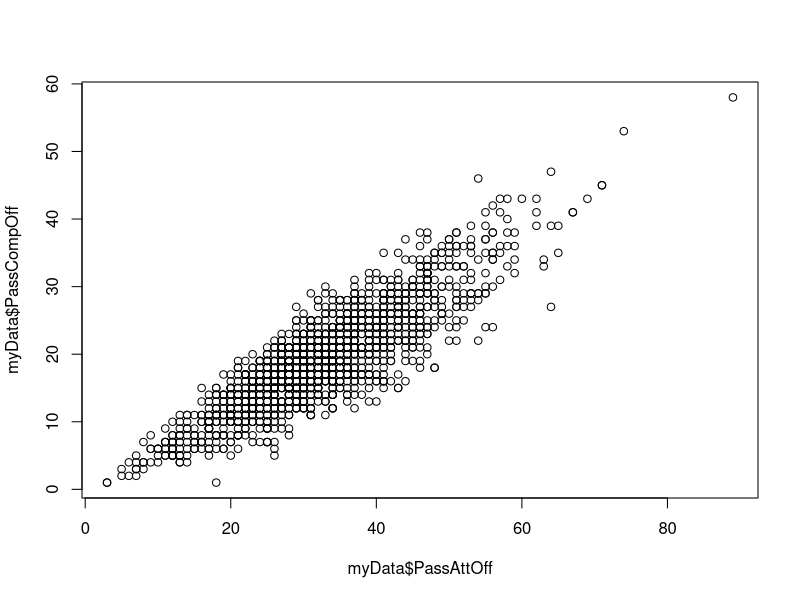
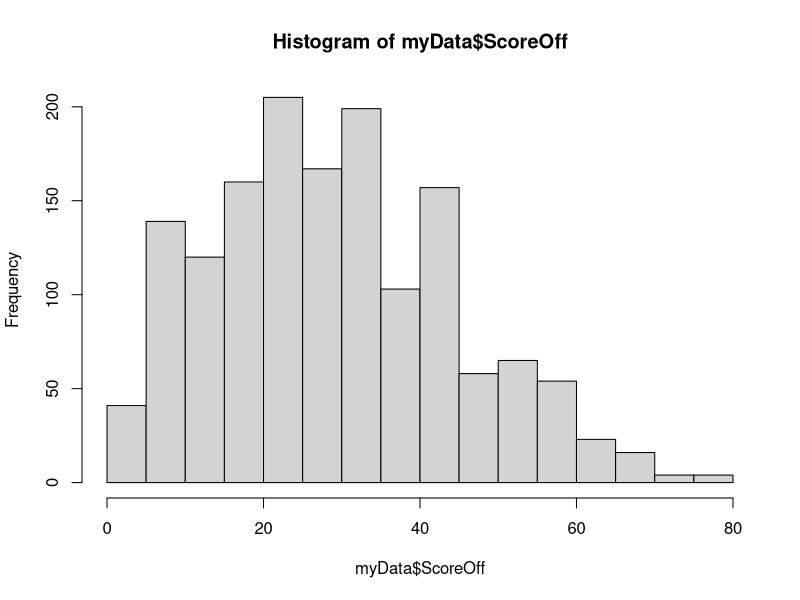
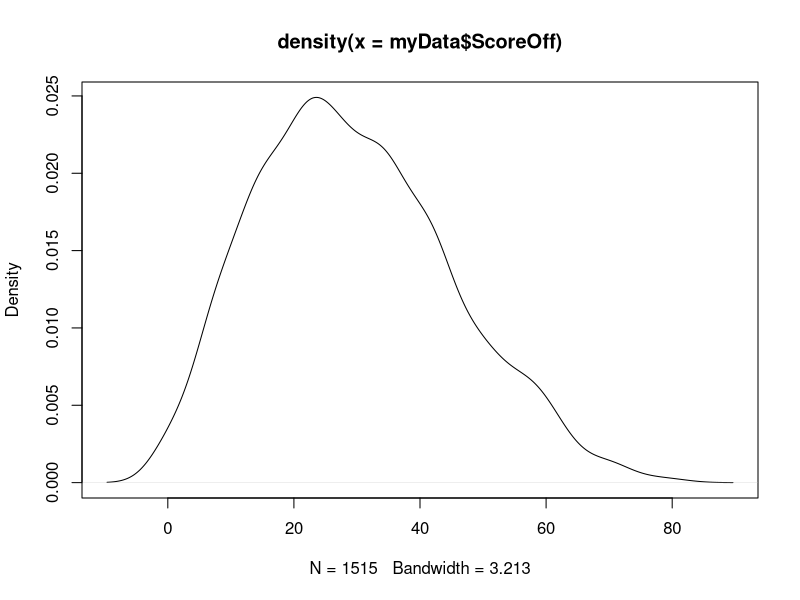
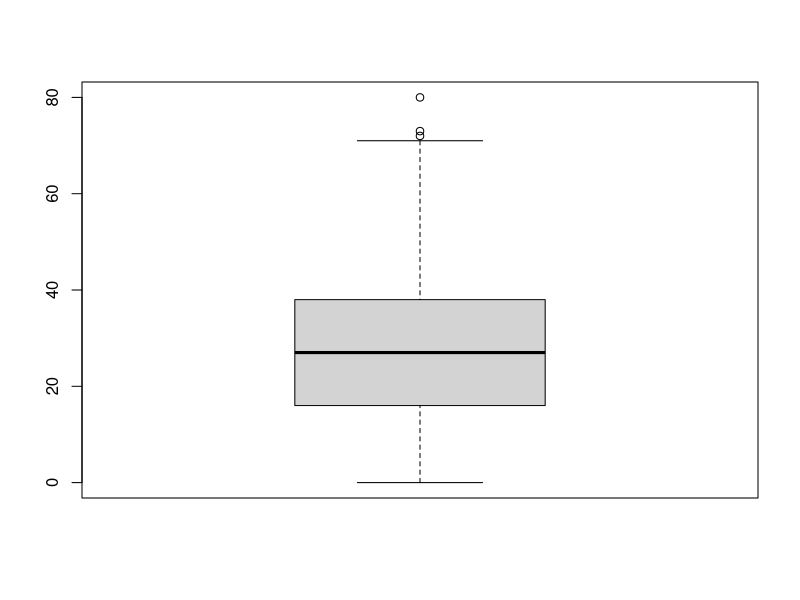

Here is the R script that generated these plots, in order:
#Edgar Oliveros
#09/22/14
#Homework 3

getwd()
setwd("C:\\Users\\Fernando\\Documents\\CMDA\\R")

myData<- read.table("cfb2013stats.csv", sep=",", header=TRUE)

summary(myData)
summary(myData$ScoreOff) #No issue
summary(myData$RushAttOff) #No issue
summary(myData$RushYdsOff) #Min is negative
summary(myData$PassAttOff) #No issue
summary(myData$PassCompOff)#No issue
summary(myData$PassYdsOff)#No issue
summary(myData$PassIntOff)#No issue but should use integers
summary(myData$FumblesOff)#Negative Min
summary(myData$Opponent)#No issue
summary(myData$ScoreDef)#No issue
summary(myData$RushAttDef)#No issue
summary(myData$PassAttDef)#No issue
summary(myData$PassCompDef)#No issue
summary(myData$PassYdsDef)#Negative Min
summary(myData$PassIntDef)#Integers
summary(myData$FumblesDef)#Use integers
summary(myData$Site)#No issue
summary(myData$Line)#Many NA's

plot(myData$PassAttOff, myData$PassCompOff)#In this plot you can see the
#direct relationship between pass attempts and pass completions. 

hist(myData$ScoreOff, breaks = 15)
plot(density(myData$ScoreOff))
#Above are a histogram and density plot of the score of offense which you can see
#is a normal curve that is slightly right skewed with a mean of around 30

boxplot(myData$ScoreDef)
#this plot shows a box plot of the score on def and as you can see there are a 
#few outliers that must be the teams with the best defense